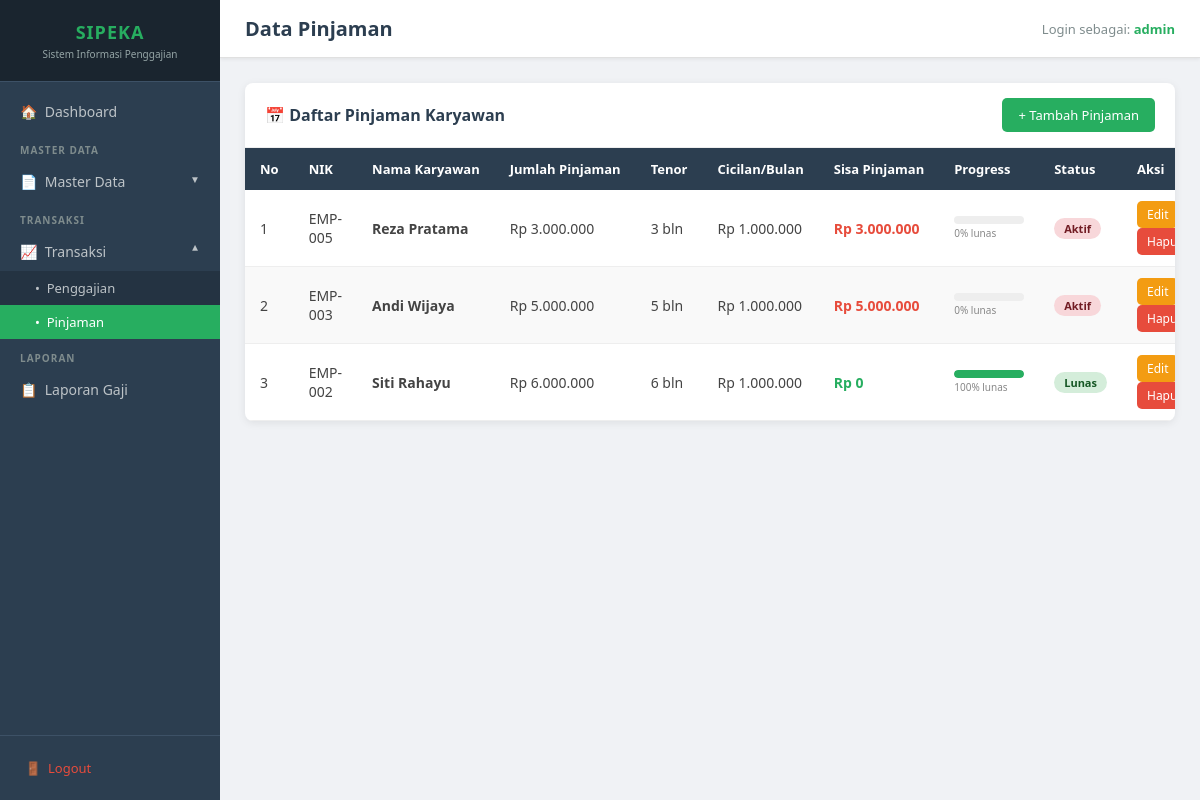
The page /modul/pinjaman/index.php (signed in) on the database its author committed.
### tables this page shows
CREATE TABLE IF NOT EXISTS `pinjaman` (
    `id_pinjaman` INT AUTO_INCREMENT PRIMARY KEY,
    `id_karyawan` INT NOT NULL,
    `jumlah_pinjaman` INT NOT NULL DEFAULT 0,
    `tenor` INT NOT NULL DEFAULT 1,
    `cicilan_per_bulan` INT NOT NULL DEFAULT 0,
    `sisa_pinjaman` INT NOT NULL DEFAULT 0,
    `status` ENUM('Aktif','Lunas') NOT NULL DEFAULT 'Aktif',
    CONSTRAINT `fk_pinjaman_karyawan` FOREIGN KEY (`id_karyawan`) REFERENCES `karyawan`(`id_karyawan`) ON UPDATE CASCADE ON DELETE RESTRICT
);

CREATE TABLE IF NOT EXISTS `karyawan` (
    `id_karyawan` INT AUTO_INCREMENT PRIMARY KEY,
    `nik` VARCHAR(20) NOT NULL UNIQUE,
    `nama_karyawan` VARCHAR(100) NOT NULL,
    `id_jabatan` INT NOT NULL,
    `tgl_masuk` DATE NOT NULL,
    CONSTRAINT `fk_karyawan_jabatan` FOREIGN KEY (`id_jabatan`) REFERENCES `jabatan`(`id_jabatan`) ON UPDATE CASCADE ON DELETE RESTRICT
);

### modul/pinjaman/index.php (the view, shortened to what this page needs)
<?php
require_once __DIR__ . '/../../includes/header.php';
$pinjaman_list = mysqli_query($conn, "
    SELECT p.id_pinjaman, p.jumlah_pinjaman, p.tenor, p.cicilan_per_bulan,
           p.sisa_pinjaman, p.status, k.nama_karyawan, k.nik
    FROM pinjaman p
    JOIN karyawan k ON p.id_karyawan = k.id_karyawan
    ORDER BY p.status ASC, p.id_pinjaman DESC
");
?>
<?php require_once __DIR__ . '/../../includes/sidebar.php'; ?>
<div class="main-content">
    <div class="topbar">
        <h1>Data Pinjaman</h1>
        <div class="user-info">Login sebagai: <span><?= htmlspecialchars($_SESSION['user']) ?></span></div>
    </div>
    <div class="content-area">
        <div class="card">
            <div class="card-header">
                <h3>&#128197; Daftar Pinjaman Karyawan</h3>
                <a href="/pelatihan/sipeka/modul/pinjaman/tambah.php" class="btn btn-primary">&#43; Tambah Pinjaman</a>
            </div>
            <div class="card-body" style="padding:0;">
                <div class="table-responsive">
                    <table>
                        <thead>
                            <tr>
                                <th width="50">No</th>
                                <th>NIK</th>
                                <th>Nama Karyawan</th>
                                <th>Jumlah Pinjaman</th>
                                <th>Tenor</th>
                                <th>Cicilan/Bulan</th>
                                <th>Sisa Pinjaman</th>
                                <th>Progress</th>
                                <th>Status</th>
                                <th width="150">Aksi</th>
                            </tr>
                        </thead>
                        <tbody>
                            <?php if (mysqli_num_rows($pinjaman_list) > 0): ?>
                                <?php $no = 1; while ($row = mysqli_fetch_assoc($pinjaman_list)): ?>
                                    <?php
                                    $pct = $row['jumlah_pinjaman'] > 0
                                        ? round((($row['jumlah_pinjaman'] - $row['sisa_pinjaman']) / $row['jumlah_pinjaman']) * 100)
                                        : 100;
                                    ?>
                                    <tr>
                                        <td><?= $no++ ?></td>
                                        <td><?= htmlspecialchars($row['nik']) ?></td>
                                        <td><strong><?= htmlspecialchars($row['nama_karyawan']) ?></strong></td>
                                        <td>Rp <?= number_format($row['jumlah_pinjaman'], 0, ',', '.') ?></td>
                                        <td><?= $row['tenor'] ?> bln</td>
                                        <td>Rp <?= number_format($row['cicilan_per_bulan'], 0, ',', '.') ?></td>
                                        <td style="color:<?= $row['sisa_pinjaman']<=0 ? '#27ae60' : '#e74c3c' ?>;font-weight:600;">
                                            <?= $row['sisa_pinjaman'] <= 0 ? 'Rp 0' : 'Rp '.number_format($row['sisa_pinjaman'],0,',','.') ?>
                                        </td>
                                        <td style="min-width:100px;">
                                            <div style="background:#eee;border-radius:8px;height:8px;overflow:hidden;">
                                                <div style="height:100%;border-radius:8px;width:<?= $pct ?>%;
                                                    background:<?= $pct>=100 ? '#27ae60' : '#f39c12' ?>;"></div>
                                            </div>
                                            <div style="font-size:10px;color:#888;margin-top:2px;"><?= $pct ?>% lunas</div>
                                        </td>
                                        <td>
                                            <?php if ($row['status'] === 'Aktif'): ?>
                                                <span class="badge badge-danger">Aktif</span>
                                            <?php else: ?>
                                                <span class="badge badge-success">Lunas</span>
                                            <?php endif; ?>
                                        </td>
                                        <td>
                                            <a href="/pelatihan/sipeka/modul/pinjaman/edit.php?id=<?= $row['id_pinjaman'] ?>"
                                               class="btn btn-warning btn-sm">Edit</a>
                                            <a href="/pelatihan/sipeka/modul/pinjaman/hapus.php?id=<?= $row['id_pinjaman'] ?>"
                                               class="btn btn-danger btn-sm"
                                               onclick="return confirm('Yakin hapus pinjaman ini?')">Hapus</a>
                                        </td>
                                    </tr>
                                <?php endwhile; ?>
                            <?php endif; ?>
                        </tbody>
                    </table>
                </div>
            </div>
        </div>
    </div>
</div>
</body>
</html>

### includes/header.php (shortened to what this page needs)
<!DOCTYPE html>
<html lang="id">
<head>
    <link rel="stylesheet" href="/pelatihan/sipeka/assets/style.css">
</head>
<body>

### includes/sidebar.php (shortened to what this page needs)
<?php
$current_page = $_SERVER['PHP_SELF'];
?>
<div class="sidebar">
    <div class="sidebar-brand">
        <h2>SIPEKA</h2>
        <p>Sistem Informasi Penggajian</p>
    </div>
    <nav class="sidebar-nav">
        <a href="/pelatihan/sipeka/index.php"
           class="<?= strpos($current_page, '/pelatihan/sipeka/index.php') !== false ? 'active' : '' ?>">
            &#127968; &nbsp;Dashboard
        </a>
        <div class="nav-section-title">Master Data</div>
        <div class="has-submenu <?= (strpos($current_page, '/modul/jabatan') !== false) ? 'open' : '' ?>"
             onclick="toggleMenu(this)">
            <a class="nav-label">&#128196; &nbsp;Master Data <span class="arrow">&#9660;</span></a>
        </div>
        <div class="nav-section-title">Transaksi</div>
        <div class="has-submenu <?= (strpos($current_page, '/modul/penggajian') !== false || strpos($current_page, '/modul/pinjaman') !== false) ? 'open' : '' ?>"
             onclick="toggleMenu(this)">
            <a class="nav-label">&#128200; &nbsp;Transaksi <span class="arrow">&#9660;</span></a>
            <div class="sub-menu <?= (strpos($current_page, '/modul/penggajian') !== false || strpos($current_page, '/modul/pinjaman') !== false) ? 'open' : '' ?>">
                <a href="/pelatihan/sipeka/modul/penggajian/index.php"
                   class="<?= strpos($current_page, '/modul/penggajian') !== false ? 'active' : '' ?>">
                    &bull; &nbsp;Penggajian
                </a>
                <a href="/pelatihan/sipeka/modul/pinjaman/index.php"
                   class="<?= strpos($current_page, '/modul/pinjaman') !== false ? 'active' : '' ?>">
                    &bull; &nbsp;Pinjaman
                </a>
            </div>
        </div>
        <div class="nav-section-title">Laporan</div>
        <a href="/pelatihan/sipeka/laporan/index.php"
           class="<?= strpos($current_page, '/laporan/') !== false ? 'active' : '' ?>">
            &#128203; &nbsp;Laporan Gaji
        </a>
    </nav>
    <div class="sidebar-footer">
        <a href="/pelatihan/sipeka/logout.php">&#128682; &nbsp;Logout</a>
    </div>
</div>

### assets/style.css (style rules this page uses)
* { margin: 0; padding: 0; box-sizing: border-box; }
body { font-family: 'Segoe UI', Tahoma, Geneva, Verdana, sans-serif; background-color: #f0f2f5; color: #333; min-height: 100vh; }
.sidebar { position: fixed; top: 0; left: 0; width: 220px; height: 100vh; background-color: #2c3e50; overflow-y: auto; z-index: 100; display: flex; flex-direction: column; }
.sidebar-brand { padding: 20px 15px; background-color: #1a252f; color: #fff; text-align: center; border-bottom: 1px solid #3d5166; }
.sidebar-brand h2 { font-size: 18px; font-weight: 700; letter-spacing: 1px; color: #27ae60; }
.sidebar-brand p { font-size: 10px; color: #95a5a6; margin-top: 3px; }
.sidebar-nav { padding: 10px 0; flex: 1; }
.sidebar-nav a, .sidebar-nav .nav-label { display: block; padding: 10px 20px; color: #bdc3c7; text-decoration: none; font-size: 14px; transition: background 0.2s, color 0.2s; cursor: pointer; }
.sidebar-nav a.active { background-color: #27ae60; color: #fff; }
.sidebar-nav .nav-section-title { padding: 12px 20px 5px; font-size: 10px; text-transform: uppercase; color: #7f8c8d; letter-spacing: 1px; font-weight: 600; }
.sidebar-nav .sub-menu { display: none; background-color: #243342; }
.sidebar-nav .sub-menu a { padding: 8px 20px 8px 35px; font-size: 13px; }
.sidebar-nav .sub-menu.open { display: block; }
.sidebar-nav .has-submenu .arrow { float: right; font-size: 10px; transition: transform 0.2s; }
.sidebar-nav .has-submenu.open .arrow { transform: rotate(180deg); }
.sidebar-footer { padding: 15px; border-top: 1px solid #3d5166; }
.sidebar-footer a { display: block; color: #e74c3c; text-decoration: none; font-size: 13px; padding: 8px 10px; border-radius: 4px; transition: background 0.2s; }
.main-content { margin-left: 220px; min-height: 100vh; display: flex; flex-direction: column; }
.topbar { background-color: #fff; padding: 15px 25px; border-bottom: 1px solid #e0e0e0; display: flex; align-items: center; justify-content: space-between; position: sticky; top: 0; z-index: 50; box-shadow: 0 1px 4px rgba(0,0,0,0.08); }
.topbar h1 { font-size: 20px; font-weight: 600; color: #2c3e50; }
.topbar .user-info { font-size: 13px; color: #7f8c8d; }
.topbar .user-info span { color: #27ae60; font-weight: 600; }
.content-area { padding: 25px; flex: 1; }
.card { background-color: #fff; border-radius: 8px; box-shadow: 0 2px 8px rgba(0,0,0,0.08); margin-bottom: 20px; overflow: hidden; }
.card-header { padding: 15px 20px; border-bottom: 1px solid #eee; display: flex; align-items: center; justify-content: space-between; }
.card-header h3 { font-size: 16px; font-weight: 600; color: #2c3e50; }
.card-body { padding: 20px; }
.table-responsive { overflow-x: auto; }
table { width: 100%; border-collapse: collapse; font-size: 14px; }
thead th { background-color: #2c3e50; color: #fff; padding: 12px 15px; text-align: left; font-weight: 600; font-size: 13px; white-space: nowrap; }
tbody tr { border-bottom: 1px solid #eee; transition: background 0.15s; }
tbody tr:nth-child(even) { background-color: #f9f9f9; }
tbody td { padding: 11px 15px; color: #444; vertical-align: middle; }
.btn { display: inline-flex; align-items: center; gap: 5px; padding: 8px 16px; border: none; border-radius: 5px; cursor: pointer; font-size: 13px; font-weight: 500; text-decoration: none; transition: opacity 0.2s, transform 0.1s; white-space: nowrap; }
.btn-primary { background-color: #27ae60; color: #fff; }
.btn-danger { background-color: #e74c3c; color: #fff; }
.btn-warning { background-color: #f39c12; color: #fff; }
.btn-sm { padding: 5px 10px; font-size: 12px; }
.badge { display: inline-block; padding: 3px 10px; border-radius: 12px; font-size: 11px; font-weight: 600; }
.badge-success { background-color: #d4edda; color: #155724; }
.badge-danger { background-color: #f8d7da; color: #721c24; }

### rows shown on the page
pinjaman: id_karyawan.nik "EMP-005", id_karyawan.nama_karyawan "Reza Pratama", jumlah_pinjaman "3.000.000", tenor "3", cicilan_per_bulan "1.000.000", sisa_pinjaman "3.000.000", pct "0", status "Aktif"
pinjaman: id_karyawan.nik "EMP-003", id_karyawan.nama_karyawan "Andi Wijaya", jumlah_pinjaman "5.000.000", tenor "5", cicilan_per_bulan "1.000.000", sisa_pinjaman "5.000.000", pct "0", status "Aktif"
pinjaman: id_karyawan.nik "EMP-002", id_karyawan.nama_karyawan "Siti Rahayu", jumlah_pinjaman "6.000.000", tenor "6", cicilan_per_bulan "1.000.000", shows "Rp 0", pct "100", status "Lunas"

### other values the page prints
$_SESSION['user'] "admin"
